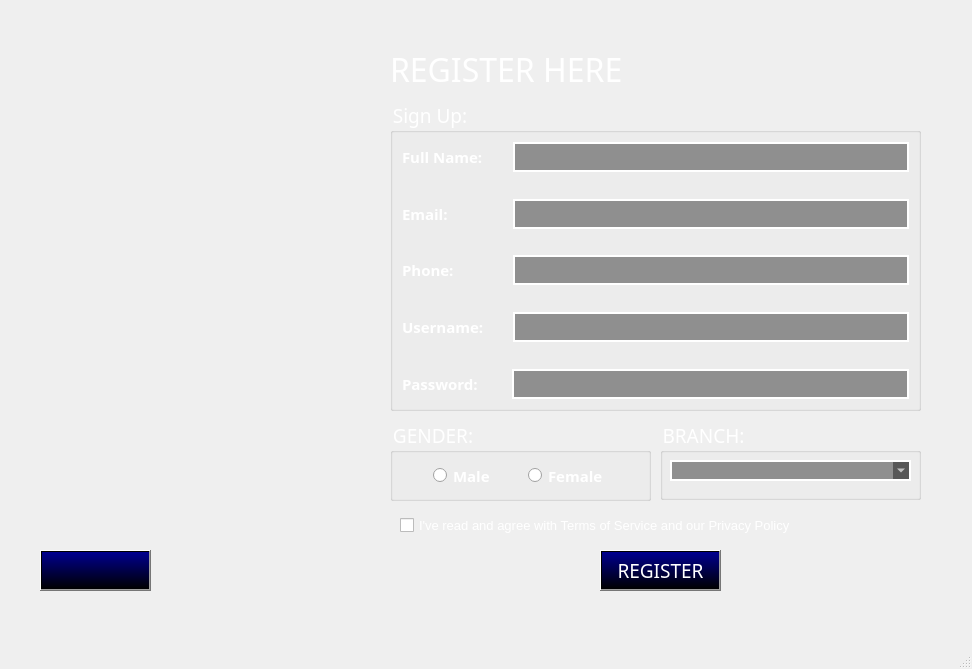
<?xml version="1.0" encoding="UTF-8"?>
<ui version="4.0">
 <class>MainWindow</class>
 <widget class="QMainWindow" name="MainWindow">
  <property name="geometry">
   <rect>
    <x>0</x>
    <y>0</y>
    <width>972</width>
    <height>669</height>
   </rect>
  </property>
  <property name="windowTitle">
   <string>MainWindow</string>
  </property>
  <widget class="QWidget" name="centralwidget">
   <widget class="QLabel" name="label">
    <property name="geometry">
     <rect>
      <x>0</x>
      <y>0</y>
      <width>381</width>
      <height>621</height>
     </rect>
    </property>
    <property name="text">
     <string/>
    </property>
    <property name="pixmap">
     <pixmap>../../images/blur_thor.png</pixmap>
    </property>
    <property name="scaledContents">
     <bool>true</bool>
    </property>
   </widget>
   <widget class="QLabel" name="label_2">
    <property name="geometry">
     <rect>
      <x>190</x>
      <y>0</y>
      <width>791</width>
      <height>621</height>
     </rect>
    </property>
    <property name="text">
     <string/>
    </property>
    <property name="pixmap">
     <pixmap>../../images/img_bg4.jpg</pixmap>
    </property>
    <property name="scaledContents">
     <bool>true</bool>
    </property>
   </widget>
   <widget class="QLabel" name="label_3">
    <property name="geometry">
     <rect>
      <x>0</x>
      <y>0</y>
      <width>381</width>
      <height>611</height>
     </rect>
    </property>
    <property name="text">
     <string/>
    </property>
    <property name="pixmap">
     <pixmap>../../images/thor.png</pixmap>
    </property>
    <property name="scaledContents">
     <bool>true</bool>
    </property>
   </widget>
   <widget class="QGroupBox" name="groupBox">
    <property name="geometry">
     <rect>
      <x>390</x>
      <y>100</y>
      <width>531</width>
      <height>311</height>
     </rect>
    </property>
    <property name="font">
     <font>
      <family>UTM Bebas</family>
      <pointsize>14</pointsize>
     </font>
    </property>
    <property name="styleSheet">
     <string notr="true">color: rgb(255, 255, 255);</string>
    </property>
    <property name="title">
     <string>Sign Up: </string>
    </property>
    <layout class="QVBoxLayout" name="verticalLayout_2">
     <item>
      <layout class="QVBoxLayout" name="verticalLayout">
       <item>
        <layout class="QHBoxLayout" name="horizontalLayout_2">
         <item>
          <widget class="QLabel" name="label_5">
           <property name="minimumSize">
            <size>
             <width>105</width>
             <height>0</height>
            </size>
           </property>
           <property name="font">
            <font>
             <family>Sitka Text Semibold</family>
             <pointsize>11</pointsize>
             <weight>75</weight>
             <bold>true</bold>
            </font>
           </property>
           <property name="text">
            <string>Full Name:</string>
           </property>
          </widget>
         </item>
         <item>
          <widget class="QLineEdit" name="lineEditName">
           <property name="minimumSize">
            <size>
             <width>0</width>
             <height>30</height>
            </size>
           </property>
           <property name="font">
            <font>
             <pointsize>-1</pointsize>
            </font>
           </property>
           <property name="styleSheet">
            <string notr="true">background-color: rgba(0, 0, 0, 100);
border: 1.5px solid white;
color: white;
font-size: 16px;
padding: 5px;
</string>
           </property>
           <property name="text">
            <string/>
           </property>
          </widget>
         </item>
        </layout>
       </item>
       <item>
        <spacer name="verticalSpacer">
         <property name="orientation">
          <enum>Qt::Vertical</enum>
         </property>
         <property name="sizeHint" stdset="0">
          <size>
           <width>10</width>
           <height>0</height>
          </size>
         </property>
        </spacer>
       </item>
       <item>
        <spacer name="verticalSpacer_5">
         <property name="orientation">
          <enum>Qt::Vertical</enum>
         </property>
         <property name="sizeHint" stdset="0">
          <size>
           <width>20</width>
           <height>40</height>
          </size>
         </property>
        </spacer>
       </item>
       <item>
        <layout class="QHBoxLayout" name="horizontalLayout_3">
         <item>
          <widget class="QLabel" name="label_6">
           <property name="minimumSize">
            <size>
             <width>105</width>
             <height>0</height>
            </size>
           </property>
           <property name="font">
            <font>
             <family>Sitka Text Semibold</family>
             <pointsize>11</pointsize>
             <weight>75</weight>
             <bold>true</bold>
            </font>
           </property>
           <property name="text">
            <string>Email: </string>
           </property>
          </widget>
         </item>
         <item>
          <widget class="QLineEdit" name="lineEditEmail">
           <property name="minimumSize">
            <size>
             <width>98</width>
             <height>30</height>
            </size>
           </property>
           <property name="font">
            <font>
             <pointsize>-1</pointsize>
            </font>
           </property>
           <property name="styleSheet">
            <string notr="true">background-color: rgba(0, 0, 0, 100);
border: 1.5px solid white;
color: white;
font-size: 16px;
padding: 5px;
</string>
           </property>
          </widget>
         </item>
        </layout>
       </item>
       <item>
        <spacer name="verticalSpacer_2">
         <property name="orientation">
          <enum>Qt::Vertical</enum>
         </property>
         <property name="sizeHint" stdset="0">
          <size>
           <width>20</width>
           <height>40</height>
          </size>
         </property>
        </spacer>
       </item>
       <item>
        <layout class="QHBoxLayout" name="horizontalLayout_5">
         <item>
          <widget class="QLabel" name="label_7">
           <property name="minimumSize">
            <size>
             <width>105</width>
             <height>0</height>
            </size>
           </property>
           <property name="font">
            <font>
             <family>Sitka Text Semibold</family>
             <pointsize>11</pointsize>
             <weight>75</weight>
             <bold>true</bold>
            </font>
           </property>
           <property name="text">
            <string>Phone:</string>
           </property>
          </widget>
         </item>
         <item>
          <widget class="QLineEdit" name="lineEditPhone">
           <property name="minimumSize">
            <size>
             <width>0</width>
             <height>30</height>
            </size>
           </property>
           <property name="font">
            <font>
             <pointsize>-1</pointsize>
            </font>
           </property>
           <property name="styleSheet">
            <string notr="true">background-color: rgba(0, 0, 0, 100);
border: 1.5px solid white;
color: white;
font-size: 16px;
padding: 5px;
</string>
           </property>
          </widget>
         </item>
        </layout>
       </item>
       <item>
        <spacer name="verticalSpacer_3">
         <property name="orientation">
          <enum>Qt::Vertical</enum>
         </property>
         <property name="sizeHint" stdset="0">
          <size>
           <width>20</width>
           <height>40</height>
          </size>
         </property>
        </spacer>
       </item>
       <item>
        <layout class="QHBoxLayout" name="horizontalLayout_6">
         <item>
          <widget class="QLabel" name="label_8">
           <property name="minimumSize">
            <size>
             <width>105</width>
             <height>0</height>
            </size>
           </property>
           <property name="font">
            <font>
             <family>Sitka Text Semibold</family>
             <pointsize>11</pointsize>
             <weight>75</weight>
             <bold>true</bold>
            </font>
           </property>
           <property name="text">
            <string>Username:</string>
           </property>
          </widget>
         </item>
         <item>
          <widget class="QLineEdit" name="lineEditUserName">
           <property name="minimumSize">
            <size>
             <width>0</width>
             <height>30</height>
            </size>
           </property>
           <property name="font">
            <font>
             <pointsize>-1</pointsize>
            </font>
           </property>
           <property name="styleSheet">
            <string notr="true">background-color: rgba(0, 0, 0, 100);
border: 1.5px solid white;
color: white;
font-size: 16px;
padding: 5px;
</string>
           </property>
          </widget>
         </item>
        </layout>
       </item>
       <item>
        <spacer name="verticalSpacer_4">
         <property name="orientation">
          <enum>Qt::Vertical</enum>
         </property>
         <property name="sizeHint" stdset="0">
          <size>
           <width>20</width>
           <height>40</height>
          </size>
         </property>
        </spacer>
       </item>
       <item>
        <layout class="QHBoxLayout" name="horizontalLayout_7">
         <item>
          <widget class="QLabel" name="label_9">
           <property name="minimumSize">
            <size>
             <width>104</width>
             <height>0</height>
            </size>
           </property>
           <property name="font">
            <font>
             <family>Sitka Text Semibold</family>
             <pointsize>11</pointsize>
             <weight>75</weight>
             <bold>true</bold>
            </font>
           </property>
           <property name="text">
            <string>Password:</string>
           </property>
          </widget>
         </item>
         <item>
          <widget class="QLineEdit" name="lineEditPassword">
           <property name="minimumSize">
            <size>
             <width>0</width>
             <height>30</height>
            </size>
           </property>
           <property name="font">
            <font>
             <pointsize>-1</pointsize>
            </font>
           </property>
           <property name="styleSheet">
            <string notr="true">background-color: rgba(0, 0, 0, 100);
border: 1.5px solid white;
color: white;
font-size: 16px;
padding: 5px;
</string>
           </property>
          </widget>
         </item>
        </layout>
       </item>
      </layout>
     </item>
    </layout>
   </widget>
   <widget class="QGroupBox" name="groupBox_2">
    <property name="geometry">
     <rect>
      <x>390</x>
      <y>420</y>
      <width>261</width>
      <height>81</height>
     </rect>
    </property>
    <property name="font">
     <font>
      <family>UTM Bebas</family>
      <pointsize>14</pointsize>
     </font>
    </property>
    <property name="styleSheet">
     <string notr="true">color: rgb(255, 255, 255);</string>
    </property>
    <property name="title">
     <string>GENDER: </string>
    </property>
    <layout class="QHBoxLayout" name="horizontalLayout_4">
     <item>
      <spacer name="horizontalSpacer_2">
       <property name="orientation">
        <enum>Qt::Horizontal</enum>
       </property>
       <property name="sizeHint" stdset="0">
        <size>
         <width>40</width>
         <height>20</height>
        </size>
       </property>
      </spacer>
     </item>
     <item>
      <layout class="QHBoxLayout" name="horizontalLayout">
       <item>
        <spacer name="horizontalSpacer_4">
         <property name="orientation">
          <enum>Qt::Horizontal</enum>
         </property>
         <property name="sizeHint" stdset="0">
          <size>
           <width>40</width>
           <height>20</height>
          </size>
         </property>
        </spacer>
       </item>
       <item>
        <widget class="QRadioButton" name="radioButtonMale">
         <property name="font">
          <font>
           <family>Sitka Text Semibold</family>
           <pointsize>11</pointsize>
           <weight>75</weight>
           <bold>true</bold>
          </font>
         </property>
         <property name="text">
          <string>Male</string>
         </property>
        </widget>
       </item>
       <item>
        <spacer name="horizontalSpacer_5">
         <property name="orientation">
          <enum>Qt::Horizontal</enum>
         </property>
         <property name="sizeHint" stdset="0">
          <size>
           <width>40</width>
           <height>20</height>
          </size>
         </property>
        </spacer>
       </item>
       <item>
        <widget class="QRadioButton" name="radioButtonFemale">
         <property name="font">
          <font>
           <family>Sitka Text Semibold</family>
           <pointsize>11</pointsize>
           <weight>75</weight>
           <bold>true</bold>
          </font>
         </property>
         <property name="text">
          <string>Female</string>
         </property>
        </widget>
       </item>
       <item>
        <spacer name="horizontalSpacer">
         <property name="orientation">
          <enum>Qt::Horizontal</enum>
         </property>
         <property name="sizeHint" stdset="0">
          <size>
           <width>40</width>
           <height>20</height>
          </size>
         </property>
        </spacer>
       </item>
      </layout>
     </item>
     <item>
      <spacer name="horizontalSpacer_3">
       <property name="orientation">
        <enum>Qt::Horizontal</enum>
       </property>
       <property name="sizeHint" stdset="0">
        <size>
         <width>40</width>
         <height>20</height>
        </size>
       </property>
      </spacer>
     </item>
    </layout>
   </widget>
   <widget class="QGroupBox" name="groupBox_3">
    <property name="geometry">
     <rect>
      <x>660</x>
      <y>420</y>
      <width>261</width>
      <height>80</height>
     </rect>
    </property>
    <property name="font">
     <font>
      <family>UTM Bebas</family>
      <pointsize>14</pointsize>
     </font>
    </property>
    <property name="styleSheet">
     <string notr="true">color: rgb(255, 255, 255);</string>
    </property>
    <property name="title">
     <string>BRANCH:</string>
    </property>
    <widget class="QComboBox" name="comboBoxBranch">
     <property name="geometry">
      <rect>
       <x>10</x>
       <y>40</y>
       <width>241</width>
       <height>21</height>
      </rect>
     </property>
     <property name="font">
      <font>
       <pointsize>-1</pointsize>
      </font>
     </property>
     <property name="styleSheet">
      <string notr="true">background-color: rgba(0, 0, 0, 100);
border: 1.5px solid white;
color: white;
font-size: 16px;
padding: 5px;
</string>
     </property>
    </widget>
   </widget>
   <widget class="QCheckBox" name="checkBoxTSandPP">
    <property name="geometry">
     <rect>
      <x>400</x>
      <y>510</y>
      <width>501</width>
      <height>31</height>
     </rect>
    </property>
    <property name="font">
     <font>
      <pointsize>10</pointsize>
     </font>
    </property>
    <property name="styleSheet">
     <string notr="true">color:rgb(255, 255, 255)</string>
    </property>
    <property name="text">
     <string>I've read and agree with Terms of Service and our Privacy Policy</string>
    </property>
   </widget>
   <widget class="QPushButton" name="pushButtonRegister">
    <property name="geometry">
     <rect>
      <x>600</x>
      <y>550</y>
      <width>121</width>
      <height>41</height>
     </rect>
    </property>
    <property name="font">
     <font>
      <family>UTM Bebas</family>
      <pointsize>14</pointsize>
      <weight>50</weight>
      <bold>false</bold>
     </font>
    </property>
    <property name="styleSheet">
     <string notr="true">color: rgb(255, 255, 255);
background-color: qlineargradient(spread:pad, x1:0, y1:1, x2:0, y2:0, stop:0 rgba(0, 0, 0, 255), stop:0.965174 rgba(0, 0, 139, 255));</string>
    </property>
    <property name="text">
     <string>REGISTER</string>
    </property>
   </widget>
   <widget class="QPushButton" name="pushButtonReturn">
    <property name="geometry">
     <rect>
      <x>40</x>
      <y>550</y>
      <width>111</width>
      <height>41</height>
     </rect>
    </property>
    <property name="styleSheet">
     <string notr="true">color: rgb(255, 255, 255);
background-color: qlineargradient(spread:pad, x1:0, y1:1, x2:0, y2:0, stop:0 rgba(0, 0, 0, 255), stop:0.965174 rgba(0, 0, 139, 255));</string>
    </property>
    <property name="text">
     <string/>
    </property>
    <property name="icon">
     <iconset>
      <normaloff>../../images/icon_return.png</normaloff>../../images/icon_return.png</iconset>
    </property>
    <property name="iconSize">
     <size>
      <width>40</width>
      <height>40</height>
     </size>
    </property>
   </widget>
   <widget class="QLabel" name="label_10">
    <property name="geometry">
     <rect>
      <x>20</x>
      <y>0</y>
      <width>131</width>
      <height>51</height>
     </rect>
    </property>
    <property name="text">
     <string/>
    </property>
    <property name="pixmap">
     <pixmap>../../images/logo_2.png</pixmap>
    </property>
    <property name="scaledContents">
     <bool>true</bool>
    </property>
   </widget>
   <widget class="QWidget" name="horizontalLayoutWidget">
    <property name="geometry">
     <rect>
      <x>390</x>
      <y>39</y>
      <width>531</width>
      <height>61</height>
     </rect>
    </property>
    <layout class="QHBoxLayout" name="horizontalLayout_8">
     <item>
      <widget class="QLabel" name="label_4">
       <property name="font">
        <font>
         <family>UTM Eremitage</family>
         <pointsize>24</pointsize>
        </font>
       </property>
       <property name="styleSheet">
        <string notr="true">color: rgb(255, 255, 255);</string>
       </property>
       <property name="text">
        <string>REGISTER HERE</string>
       </property>
      </widget>
     </item>
     <item>
      <spacer name="horizontalSpacer_6">
       <property name="orientation">
        <enum>Qt::Horizontal</enum>
       </property>
       <property name="sizeHint" stdset="0">
        <size>
         <width>40</width>
         <height>20</height>
        </size>
       </property>
      </spacer>
     </item>
     <item>
      <spacer name="horizontalSpacer_7">
       <property name="orientation">
        <enum>Qt::Horizontal</enum>
       </property>
       <property name="sizeHint" stdset="0">
        <size>
         <width>40</width>
         <height>20</height>
        </size>
       </property>
      </spacer>
     </item>
    </layout>
   </widget>
  </widget>
  <widget class="QMenuBar" name="menubar">
   <property name="geometry">
    <rect>
     <x>0</x>
     <y>0</y>
     <width>972</width>
     <height>26</height>
    </rect>
   </property>
  </widget>
  <widget class="QStatusBar" name="statusbar"/>
 </widget>
 <resources/>
 <connections/>
</ui>
